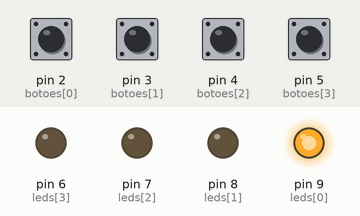
Recording of a sketch running on a simulated Arduino Uno, built with avr-gcc and run on an emulated ATmega328P. On the bench: output pins drawn as LEDs (lit = HIGH). The inputs (shaded band) are chosen by the test bench; at power-on: pin 2 (botoes[0]), pin 3 (botoes[1]), pin 4 (botoes[2]), pin 5 (botoes[3]) HIGH. Random numbers use the default seed unless the sketch sets one.

Above: at 0.1 s.
At 1.9 s:
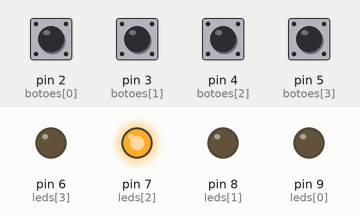
At 2.8 s:
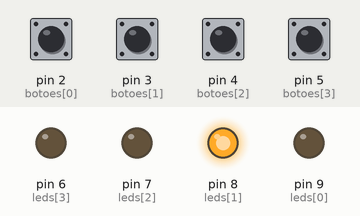
At 4.7 s:
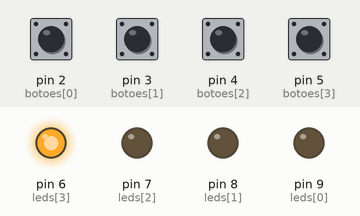
At 5.2 s:
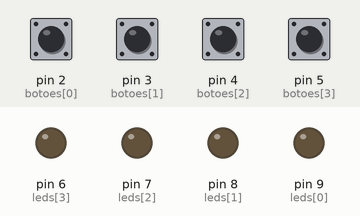
Timing chart, 0 to 6.7 s (numbered marks = the images above):
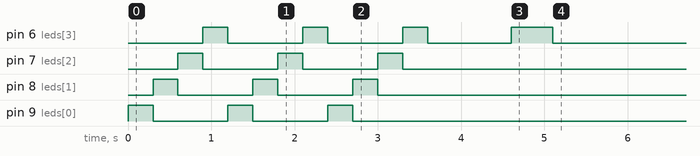

The sketch:

jogogenius_copy_20241127000221.ino
```cpp
// pinos dos LEDs
int leds[4] = {9,8,7,6};
// pinos dos botoes
int botoes[4] = {2,3,4,5};
//Pinos do display
int leds_display[7]={10,11,12,13,A0,A1,A2};
// variáveis do jogo
int sequencia[10];
int nivel = 0;
int estadoBotao;
int comparaSequencia = 0;
int estadoPartida = true;
bool jogadorPerdeu = false;

void setup(){
//definindo que os pinos dos leds são saídas
  pinMode(leds[3],OUTPUT);
  pinMode(leds[2],OUTPUT);
  pinMode(leds[1],OUTPUT);
  pinMode(leds[0],OUTPUT);
//definindo que os pinos dos botoes são entradas
  pinMode(botoes[3],INPUT_PULLUP);
  pinMode(botoes[2],INPUT_PULLUP);
  pinMode(botoes[1],INPUT_PULLUP);
  pinMode(botoes[0],INPUT_PULLUP);


  inicioJogo();

  Serial.begin(9600);
}
void loop(){

  proximoNivel();
  reproduzirSequencia();
  jogador();
  delay(1000);

  if(jogadorPerdeu == true){
    sequencia[10]={};
    nivel = 0;
    jogadorPerdeu = false;
  }

  delay(1000);
}
//criterio 2: ascender e apagar em ordem especifica
 void inicioJogo() {

  for(int i=0; i<3; i++)
  {
    digitalWrite(9,HIGH);
    digitalWrite(8,LOW);
    digitalWrite(7,LOW);
    digitalWrite(6,LOW);
    delay(300);

    digitalWrite(9,LOW);
    digitalWrite(8,HIGH);
    digitalWrite(7,LOW);
    digitalWrite(6,LOW);
    delay(300);

    digitalWrite(9,LOW);
    digitalWrite(8,LOW);
    digitalWrite(7,HIGH);
    digitalWrite(6,LOW);
    delay(300);

    digitalWrite(9,LOW);
    digitalWrite(8,LOW);
    digitalWrite(7,LOW);
    digitalWrite(6,HIGH);
    delay(300);
    digitalWrite(6,LOW);
  }
  delay(1000);
 }
//gerar o nivel do jogo e progredi-lo
void proximoNivel()
{
  if(nivel <= sequencia[10]){
    int numAleatorio = random(4);
    sequencia[nivel] = numAleatorio;
    nivel = nivel + 1;
  }
}
//acender os leds de acordo com o nivel
 void reproduzirSequencia()
  {
    for(int i=0; i < nivel; i++){
      digitalWrite(leds[sequencia[i]],HIGH);
      delay(500);
      digitalWrite(leds[sequencia[i]],LOW);
      delay(500);
    }
  }
//confere se o jogador realizou alguma ação
 bool jogador() {
  for (int i = 0; i < nivel; i++) {
    bool jogou = false;
   	 while (!jogou) {
      for (int i = 0; i < 4; i++) {
        if (digitalRead(botoes[i]) == HIGH) {
          estadoBotao = i;
           if(botoes[estadoBotao] == sequencia[i])
           {
            digitalWrite(leds[i], HIGH);
          	delay(500);
          	digitalWrite(leds[i], LOW);
          	delay(500);
         }

          jogou = false;
        }
      }
    }
    if (sequencia[comparaSequencia] != estadoBotao) {
      estadoPartida = false;
      break;
    }
    comparaSequencia++;
  }
  comparaSequencia = 0;
  return estadoPartida;
}
```

Measured:
- by itself, pin 6 (leds[3]): repeats every 1.2 s: HIGH 0.30 s, LOW 0.90 s
